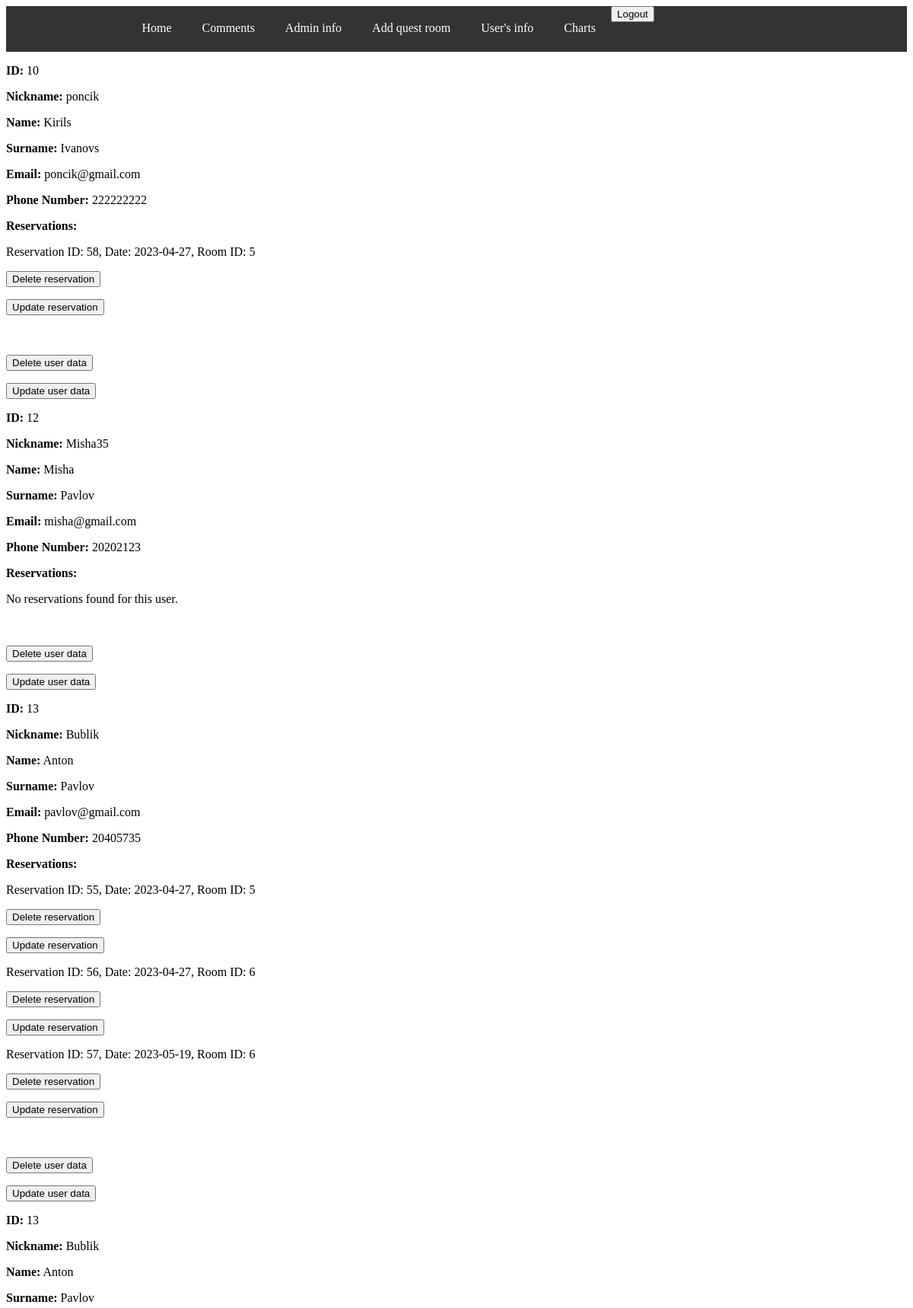
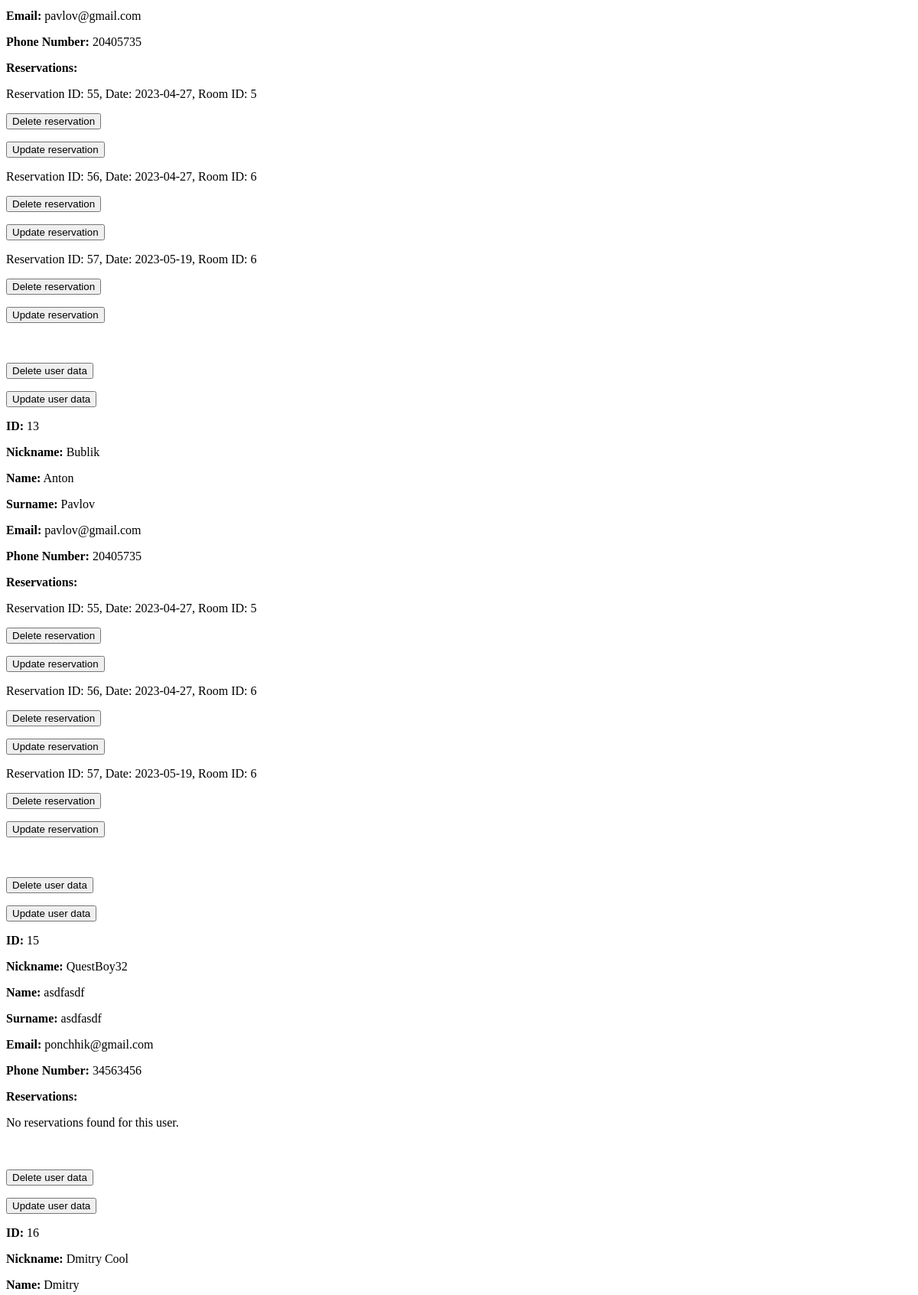
The page /profile/profile_info.php (signed in, upper part) on the database its author committed (2 pictures, top to bottom).
### tables this page shows
CREATE TABLE `reservation` (
  `ID` int(11) NOT NULL,
  `date` date NOT NULL,
  `time` varchar(5) NOT NULL,
  `cost` double(4,2) NOT NULL,
  `payment` varchar(128) NOT NULL,
  `room_id` int(11) NOT NULL,
  `client_id` int(11) NOT NULL,
  `creation_date` date NOT NULL DEFAULT current_timestamp()
);

CREATE TABLE `users` (
  `ID` int(11) NOT NULL,
  `nickname` varchar(128) NOT NULL,
  `password` varchar(128) NOT NULL,
  `email` varchar(128) NOT NULL,
  `name` varchar(128) NOT NULL,
  `surname` varchar(128) NOT NULL,
  `phoneNumber` int(30) NOT NULL
);

### profile/profile_info.php (the view, shortened to what this page needs)
<?php
include '../includes/header.php';
include '../includes/dbcon.php';
$query = "SELECT u.ID, u.nickname, u.name, u.surname, u.email, u.password, u.phoneNumber, r.ID AS reservation_id, r.date, r.room_id FROM users u LEFT JOIN reservation r ON u.ID = r.client_id;";
$result = mysqli_query($conn, $query);
if (mysqli_num_rows($result) > 0) {
    while ($row = mysqli_fetch_assoc($result)) {
        echo "<p><strong>ID:</strong> " . $row['ID'] . "</p>";
        echo "<p><strong>Nickname:</strong> " . $row['nickname'] . "</p>";
        echo "<p><strong>Name:</strong> " . $row['name'] . "</p>";
        echo "<p><strong>Surname:</strong> " . $row['surname'] . "</p>";
        echo "<p><strong>Email:</strong> " . $row['email'] . "</p>";
        echo "<p><strong>Phone Number:</strong> " . $row['phoneNumber'] . "</p>";
        echo "<p><strong>Reservations:</strong></p>";
        $reservations_query = "SELECT * FROM reservation WHERE client_id = " . $row['ID'];
        $reservations_result = mysqli_query($conn, $reservations_query);
        if (mysqli_num_rows($reservations_result) > 0) {
            while ($reservation_row = mysqli_fetch_assoc($reservations_result)) {
                echo "<p>Reservation ID: " . $reservation_row['ID'] . ", Date: " . $reservation_row['date'] . ", Room ID: " . $reservation_row['room_id'] . "</p>";
                echo "<form method='post' action='../room/delete_reservation.php'>";
                echo "<input type='submit' name='delete_reservation' value='Delete reservation'>";
                echo "</form>";
                echo "<form method='post' action='../room/update_reservation_form.php'>";
                echo "<input type='submit' name='update_reservation' value='Update reservation'>";
                echo "</form>";
            }
        } else {
            echo "<p>No reservations found for this user.</p>";
        }
        echo "<form method='post' action='../profile/user_delete.php'>";
        echo "<input type='submit' name='delete_user' value='Delete user data'>";
        echo "</form>";
        echo "<form method='post' action='../profile/user_update_form.php'>";
        echo "<input type='submit' name='update_user' value='Update user data'>";
        echo "</form>";
    }
} else {
    echo "No users found.";
}
?>

### rows shown on the page
reservation: client.ID "10", client.nickname "poncik", client.name "Kirils", client.surname "Ivanovs", client.email "poncik@gmail.com", client.phoneNumber "222222222", ID "58", date "2023-04-27", room "5"
users: ID "12", nickname "Misha35", name "Misha", surname "Pavlov", email "misha@gmail.com", phoneNumber "20202123", shows "No reservations found for this user."
reservation: client.ID "13", client.nickname "Bublik", client.name "Anton", client.surname "Pavlov", client.email "pavlov@gmail.com", client.phoneNumber "20405735", ID "55", date "2023-04-27", room "5"
reservation: ID "56", date "2023-04-27", room "6", client.ID "13", client.nickname "Bublik", client.name "Anton", client.surname "Pavlov", client.email "pavlov@gmail.com", client.phoneNumber "20405735"
reservation: ID "57", date "2023-05-19", room "6", client.ID "13", client.nickname "Bublik", client.name "Anton", client.surname "Pavlov", client.email "pavlov@gmail.com", client.phoneNumber "20405735"
users: ID "15", nickname "QuestBoy32", name "asdfasdf", surname "asdfasdf", email "ponchhik@gmail.com", phoneNumber "34563456", shows "No reservations found for this user."
users: ID "16", nickname "Dmitry Cool", name "Dmitry"
